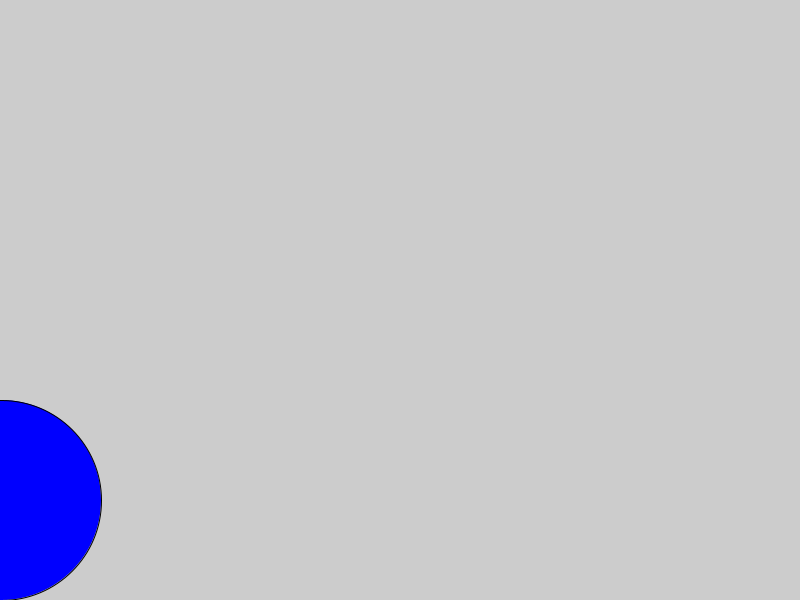
Frame 1 (no input)
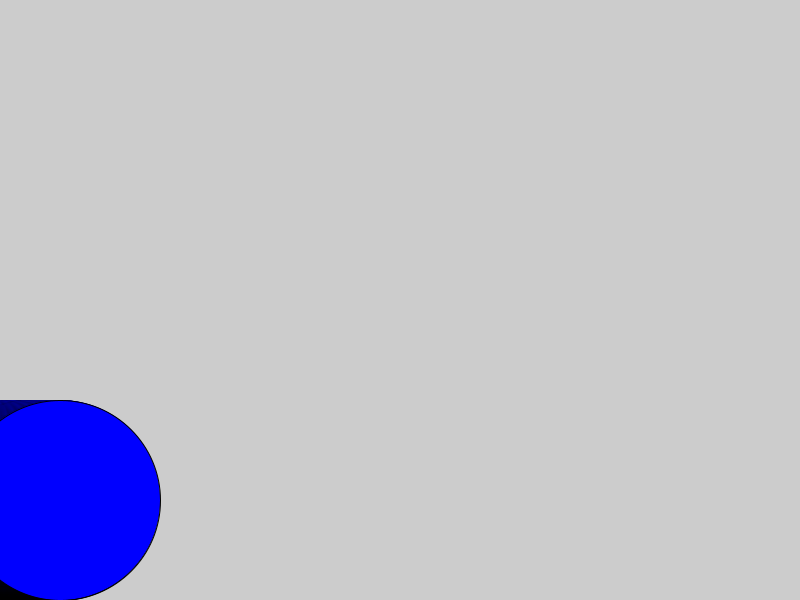
Frame 60 (the mouse pressed at the canvas centre just before this capture)
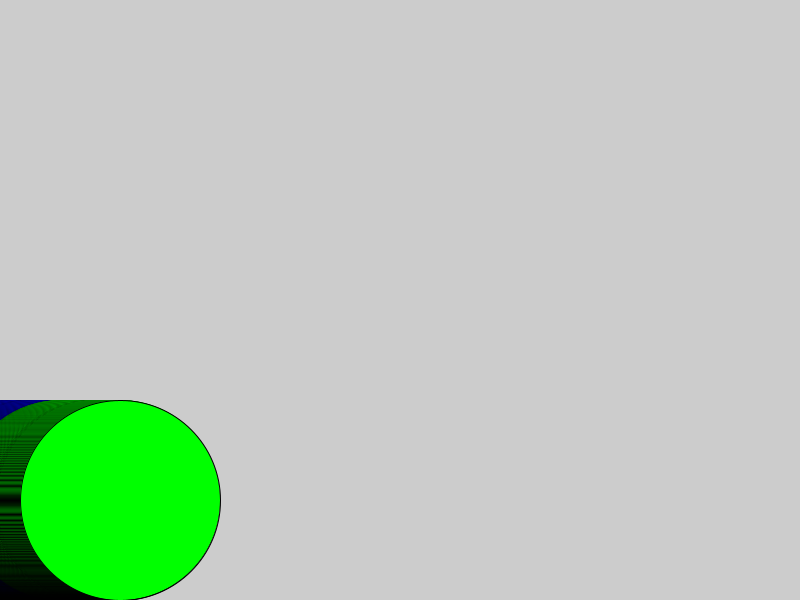
Frame 120 (the mouse held since frame 60 and released just before this capture)

The Processing sketch that drew these frames (run headless with seeded random() and noise(); from frame 60 on, the mouse is pressed at the canvas centre):

// Processing sketch: LogicalDotAutoMove
// ── LogicalDotAutoMove.pde
int x=0;
void setup(){
  size(800,600);
}
void draw(){
  if(mousePressed){
  fill(0,255,0);
  x++;
  }
  else{
    fill(0,0,255);
    x++;
  }
  ellipse(x,500,200,200);
}

  
